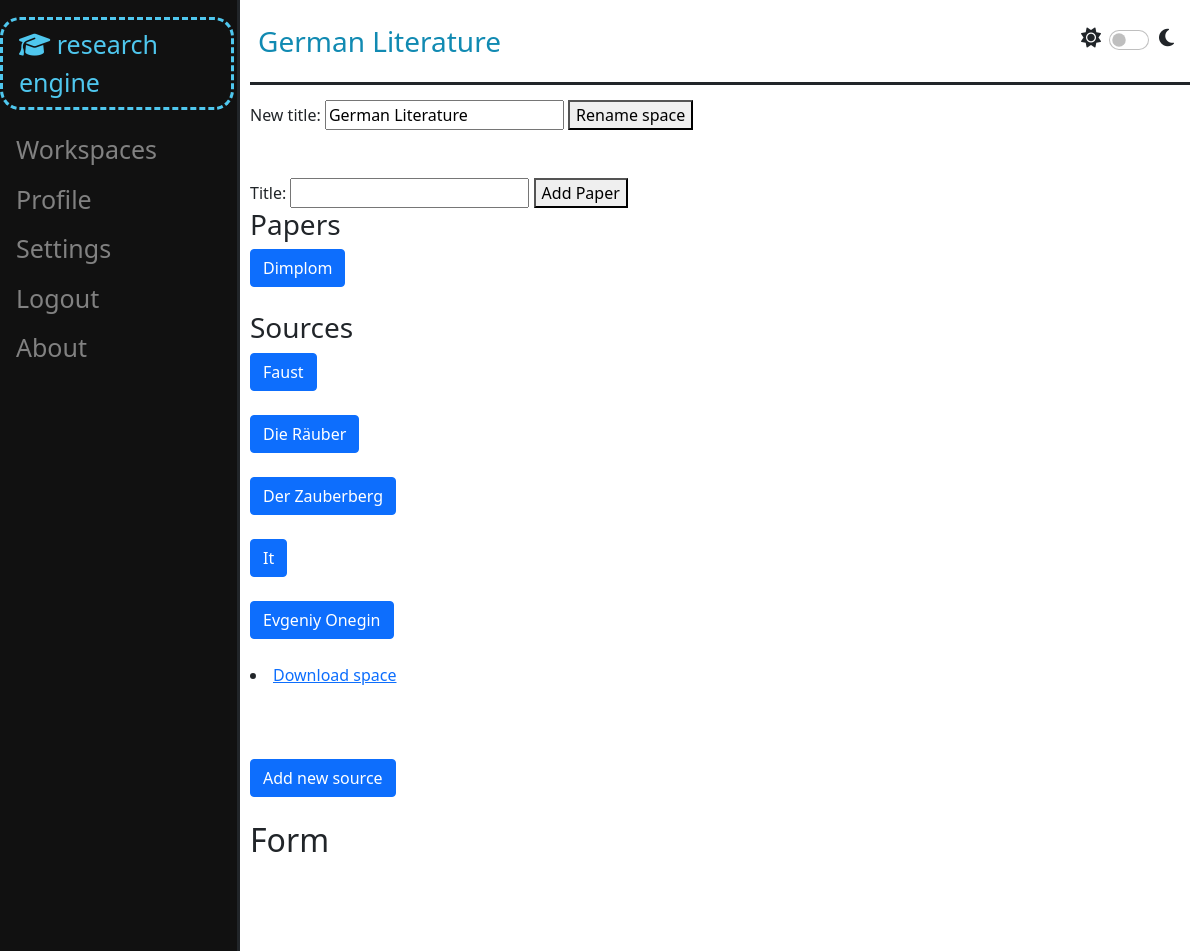
The app's page /work_space/1 (signed in, upper part), older data.
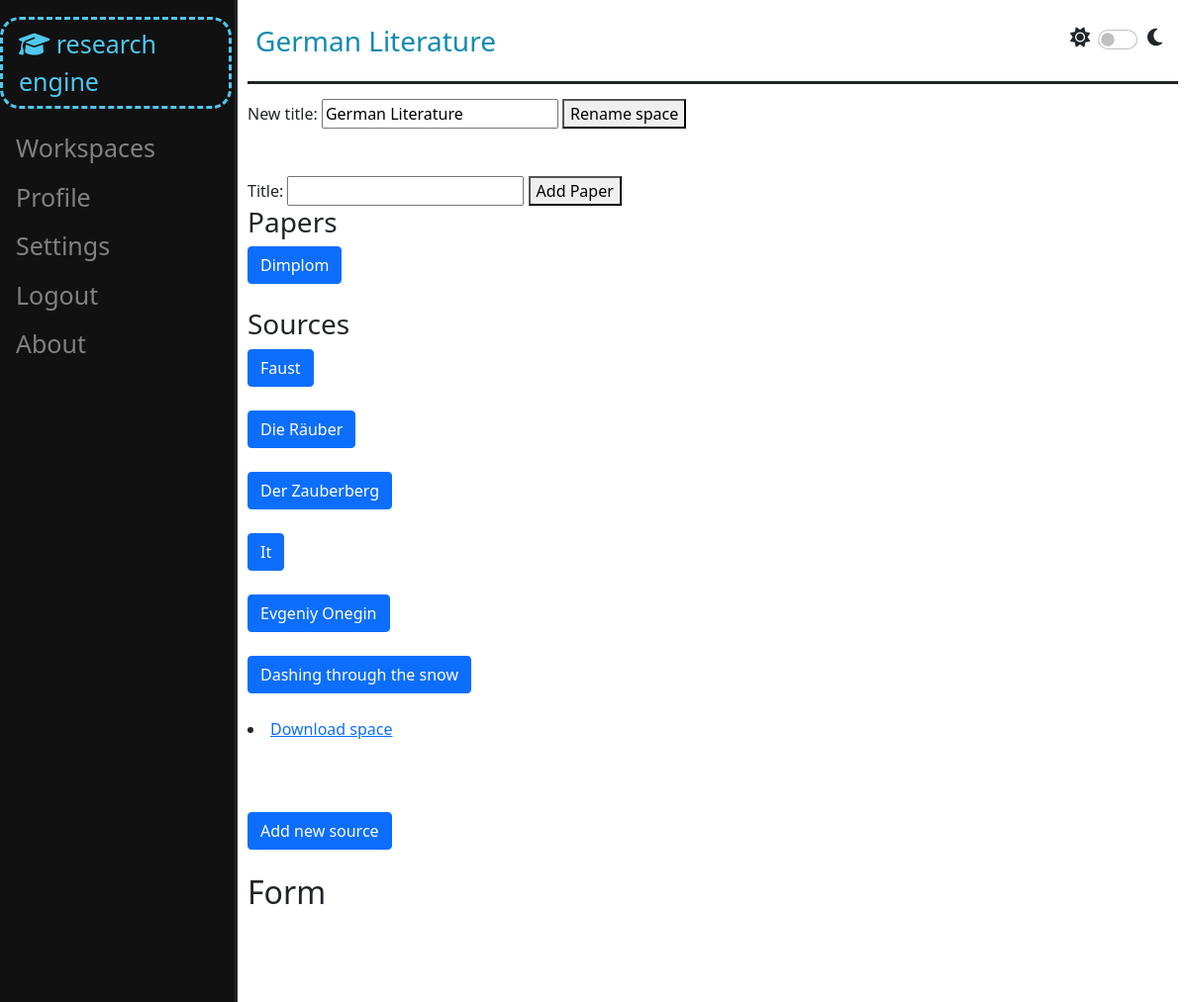
The same page, newer data.
### work_space/models.py (models this page shows, shortened)
class WorkSpace(models.Model):
    owner = models.ForeignKey(User, on_delete=models.CASCADE, related_name="work_spaces")
    guests = models.ManyToManyField(User, related_name="guest_work_spaces")
    title = models.CharField(max_length=50)
    archived = models.BooleanField(default=False)
    share_sources = models.BooleanField(default=False)
    def __str__(self):
        return self.title

### paper_work/models.py (models this page shows, shortened)
class Paper(models.Model):
    work_space = models.ForeignKey(WorkSpace, on_delete=models.CASCADE, related_name="papers")
    user = models.ForeignKey(User, on_delete=models.CASCADE)
    title = models.CharField(max_length=50, unique=True)
    sources = models.ManyToManyField(Source, related_name="papers")
    citation_style = models.CharField(max_length=10, default="APA & MLA")
    archived = models.BooleanField(default=False)
    published = models.BooleanField(default=False)
    def __str__(self):
        return self.title

### bookshelf/models.py (models this page shows, shortened)
class Source(models.Model):
    real_type = models.ForeignKey(ContentType, editable=False, on_delete=models.CASCADE)
    work_space = models.ForeignKey(WorkSpace, on_delete=models.CASCADE, related_name="sources")
    user = models.ForeignKey(User, on_delete=models.CASCADE, related_name="sources")
    title = models.CharField(max_length=100)
    author = models.CharField(max_length=70, blank=True)
    year = models.CharField(max_length=5, blank=True)
    link = models.CharField(max_length=40, blank=True)
    def __str__(self):
        return self.title

### work_space/views.py (the view)
# urls.py: path("work_space/<int:space_id>", views.work_space_view, name="space_view")
@login_required
def work_space_view(request, space_id):
    space = check_work_space(space_id, request.user)
    work_space_data = {
        "space": space,
        "papers": space.papers.all(),
        "sources": space.sources.all(),
        "comments": space.comments.all(),
        "notes": space.notes.all(),
        "links": space.links.all(),
        "new_paper_form": NewPaperForm(),
        "book_form": BookForm(),
        "article_form": ArticleForm(),
        "chapter_form": ChapterForm(),
        "webpage_form": WebpageForm(),
        "comment_form": NewCommentForm(),
        "alter_comment_form": AlterCommentForm(),
        "note_form": NewNoteForm(),
        "alter_note_form": AlterNoteForm(),
        "link_form": NewLinkForm(),
        "alter_link_form": AlterLinkForm(),
        "rename_form": RenameSpaceForm().set_initial(space),
        "spaces": WorkSpace.objects.all()
    }
    return render(request, "work_space/work_space_view.html", work_space_data)

### paper_work/forms.py (shortened to what this page needs)
class NewPaperForm(forms.Form):
    title = forms.CharField(max_length=50)

### bookshelf/forms.py
class BookForm(CommonFields):
    source_type = SourceTypes.book
    title = forms.CharField(widget=forms.TextInput(attrs={
        "type": "text",
        "id": "title-field",
        "class": _CLASS,
        "autocomplete": "off",
        "placeholder": "Book title"})
    )
    publishing_house = forms.CharField(widget=forms.TextInput(attrs={
        "type": "text",
        "id": "publishing-house-field",
        "class": _CLASS,
        "autocomplete": "off",
        "placeholder": "Publishing House"})
    )
    year = forms.IntegerField(widget=forms.NumberInput(attrs={
        "type": "number",
        "id": "book-year-field",
        "class": _CLASS,
        "autocomplete": "off",
        "placeholder": "Publishing year"})
    )

### utils/verification.py (called while the page is built)
def check_work_space(space_id: int, user: User) -> WorkSpace | Http404 | PermissionDenied:
    try:
        space = WorkSpace.objects.get(pk=space_id)
    except ObjectDoesNotExist:
        raise Http404
    else:
        if space.owner != user and user not in space.guests.all():
            raise PermissionDenied
    return space

### work_space/forms.py (called while the page is built)
    def set_initial(self, space: WorkSpace):
        self.fields["new_title"].initial = space.title
        return self

### templates/work_space/work_space_view.html (shortened to what this page needs)
{% extends "layout.html" %}
{% load static %}
{% block header %}
   {{ space }}
{% endblock %}
{% block body %}
    <form action="{% url 'work_space:rename_space' space.pk %}" id="rename_space_form" method="post">
        {{ rename_form }}
        <button type="submit">Rename space</button>
    </form><br><br>
    <form action="{% url 'paper_work:create_paper' space.pk %}" method="post">
        {{ new_paper_form }}
        <button id="change_password_button" type="submit">Add Paper</button>
    </form>
    <h3>Papers</h3>
    {% for paper in papers %}
        <button onclick="load_and_show_paper_space('{{ paper.pk }}')" type="button" class="btn btn-primary" data-bs-toggle="modal" data-bs-target="#paper-space-{{ paper.pk }}">
            {{ paper }}
        </button>
        <br><br>
    {% endfor %}
    <h3>Sources</h3>
    {% for source in sources %}
        <button onclick="load_and_show_source_space('{{ source.pk }}')" type="button" class="btn btn-primary" data-bs-toggle="modal" data-bs-target="#source-space-{{ source.pk }}">
            {{ source }}
        </button>
        <br><br>
    {% endfor %}
    <li>
        <a href="{% url 'work_space:download_space' space.pk %}">Download space</a>
    </li><br><br><br>
    <button type="button" class="btn btn-primary" data-bs-toggle="modal" data-bs-target="#new-source">
        Add new source
    </button>
    <br><br>
    <h2>Form</h2>
    <br><br><br><br>
    <br><br>
    <br><br>
    <br><br>
    <br><br><br>
    <br><br><br>
    <br><br><br>
    <br><br><br>
    <br><br><br>
    <br><br><br>
{% endblock %}

### templates/layout.html (shortened to what this page needs)
{% load static %}
<!DOCTYPE html>
<html lang="en">
    <head>
        <link href="{% static 'css/styles.css' %}" rel="stylesheet">
        <link href="https://cdn.jsdelivr.net/npm/bootstrap@5.1.3/dist/css/bootstrap.min.css" rel="stylesheet">
    </head>
    <body>
        <div class="sidenav">
            <div id="re">
                <a id="re-main-link" href="{% url 'website:index' %}">
                    <i class="fa-solid fa-graduation-cap"></i>
                    research engine
                </a>
            </div>
            {% if user.is_authenticated %}
                <div>
                    <a onclick="dropdown_spaces()" id="workspaces-dropdown" class="dropbtn">Workspaces</a>
                </div>
                <a href="{% url 'profile_page:profile_view' user.pk %}">Profile</a>
                <a href="#">Settings</a>
                <a href="{% url 'user_management:logout' %}">Logout</a>
            {% else %}
                <a href="{% url 'user_management:logout' %}">Login</a>
                <a href="{% url 'user_management:register' %}">Register</a>
            {% endif %}
            <a href="{% url 'website:about' %}">About</a>
        </div>
        <main class="main">
            {% block headless %}
                <div id="header">
                    <h3 id="header-text">{% block header %}Index{% endblock %}</h3>
                    <div id="switch">
                        <i class="fa-solid fa-sun sun-moon"></i>
                        <div class="form-check form-switch">
                            <input onclick="dark_mode_toggle()" class="form-check-input" type="checkbox" role="switch" id="flexSwitchCheckDefault">
                        </div>
                        <i class="fa-sharp fa-solid fa-moon sun-moon" id="test"></i>
                    </div>
                </div>
                <div>
                    {% block body %}{% endblock %}
                </div>
            {% endblock %}
        </main>
    </body>
</html>

### static/css/styles.css (style rules this page uses)
.sidenav { height: 100%; width: 240px; position: fixed; z-index: 1; top: 0; left: 0; background-color: #111; overflow-x: hidden; padding-top: 15px; border-right: solid; }
.sidenav a { padding: 6px 8px 6px 16px; text-decoration: none; font-size: 25px; color: #818181; display: block; }
.main { margin-left: 240px; padding: 0px 10px; }
#re { margin-top: 2px; margin-bottom: 15px; }
#re-main-link { padding: 6px 8px 6px 16px; text-decoration: none; font-size: 25px; color: #4fc7ee; display: block; border-style: dashed; margin-right: 3px; border-radius: 20px; }
#header { display: flex; justify-content: space-between; margin-bottom: 15px; padding: 25px 8px 15px 8px; border-block-end-style: solid; border-block-end-width: 100%; }
#header-text, #form-header { color: #118ab2; }
#switch { display: flex; font-size: 20px; }
.sun-moon { margin-right: 8px; padding-top: 3px; }

Row changes from the older to the newer data that the page shows:
added Source: title "Dashing through the snow"
